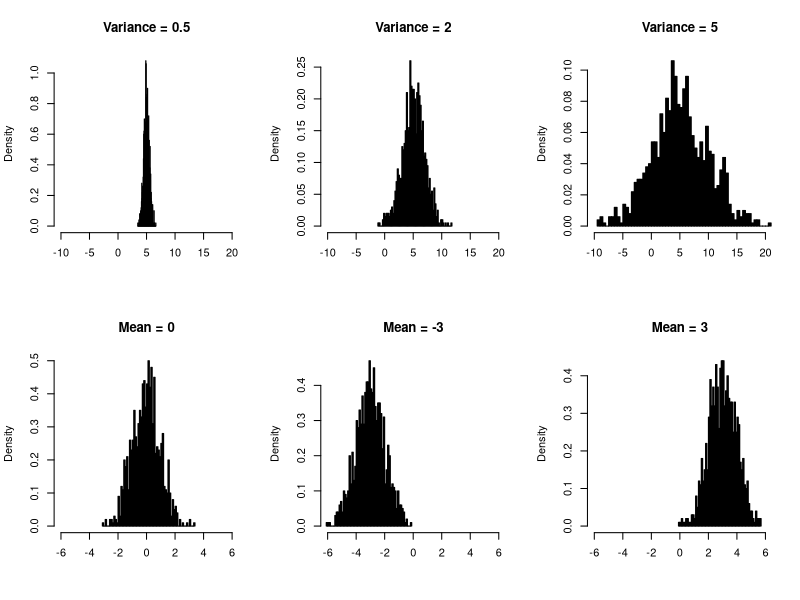
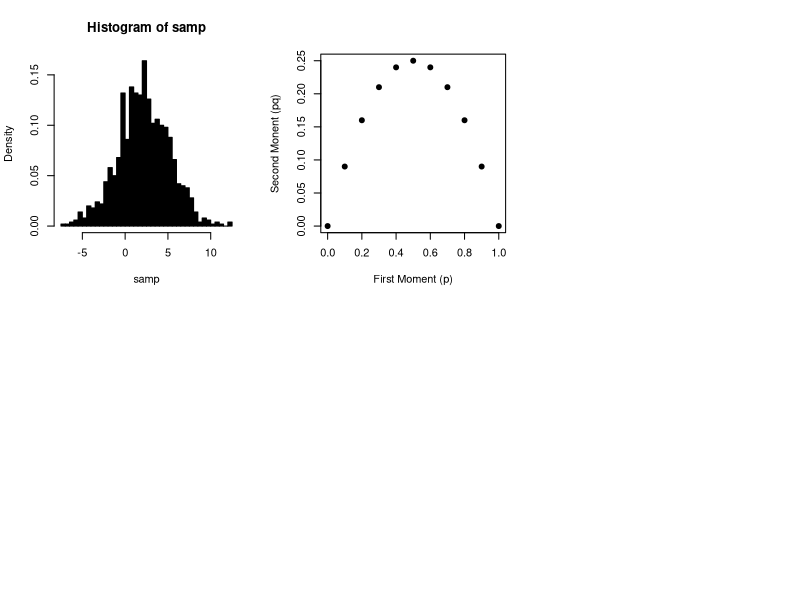

Recreate these plots in R, in order.
## ---- chunk 1
knitr::opts_chunk$set(echo = TRUE)
## ---- chunk 2
par(mfrow=c(2, 3))
hist(rnorm(1000, 5, 0.5), breaks = 50, main = 'Variance = 0.5', xlim = c(-10, 20), freq = F, xlab = NULL, col = 'black')
hist(rnorm(1000, 5, 2), breaks = 50, main = 'Variance = 2', xlim = c(-10, 20), freq = F, xlab = NULL, col = 'black')
hist(rnorm(1000, 5, 5), breaks = 50, main = 'Variance = 5', xlim = c(-10, 20), freq = F, xlab = NULL, col = 'black')
hist(rnorm(1000, 0, 1), breaks = 50, main = 'Mean = 0', xlim = c(-6, 6), freq = F, xlab = NULL, col = 'black')
hist(rnorm(1000, -3, 1), breaks = 50, main = 'Mean = -3', xlim = c(-6, 6), freq = F, xlab = NULL, col = 'black')
hist(rnorm(1000, 3, 1), breaks = 50, main = 'Mean = 3', xlim = c(-6, 6), freq = F, xlab = NULL, col = 'black')
## ---- chunk 3
# First we generate a large random sample a normal distribution using the rnorm() function
samp <- rnorm(1000, 2, 3)

# Use the help call ? to determine the parameters defined by each of the three arguments.
# Let's plot this data using the hist() function to visualize it.
hist(samp, breaks = 50, freq = FALSE, col = 'black')

# What is the "breaks" argument doing here? Looks like the first moment is right where 
# it's supposed to be around two. Let's confirm by using R's mean() function. 
mean(samp)

# Pretty close! And we'll get closer for larger n. The first moment of a normal
# distribution is equal to it's mean parameter. So here's the big question: is 
# two equal to two? Let's submit our query humbly before R:
2 == 2

# R HAS SPOKEN! This is an example of a logical expression, and can be evaluated by
# R as either "TRUE" or "FALSE"
## ---- chunk 4
m1 <- seq(0, 1, 0.1)
q <- 1-m1
m2 <- m1*q
plot(m1, m2, pch=19, xlab = 'First Moment (p)', ylab = 'Second Monent (pq)')
